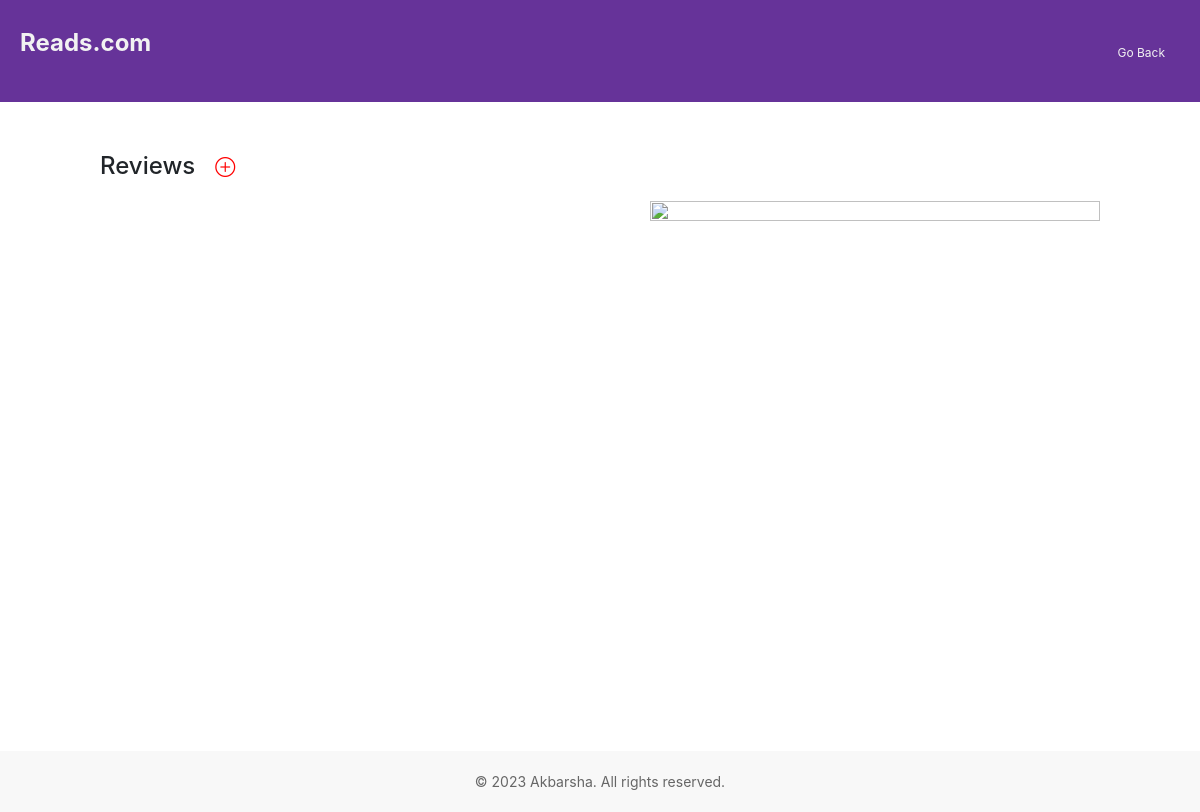
Before: /book/reviews/ with the older database file.
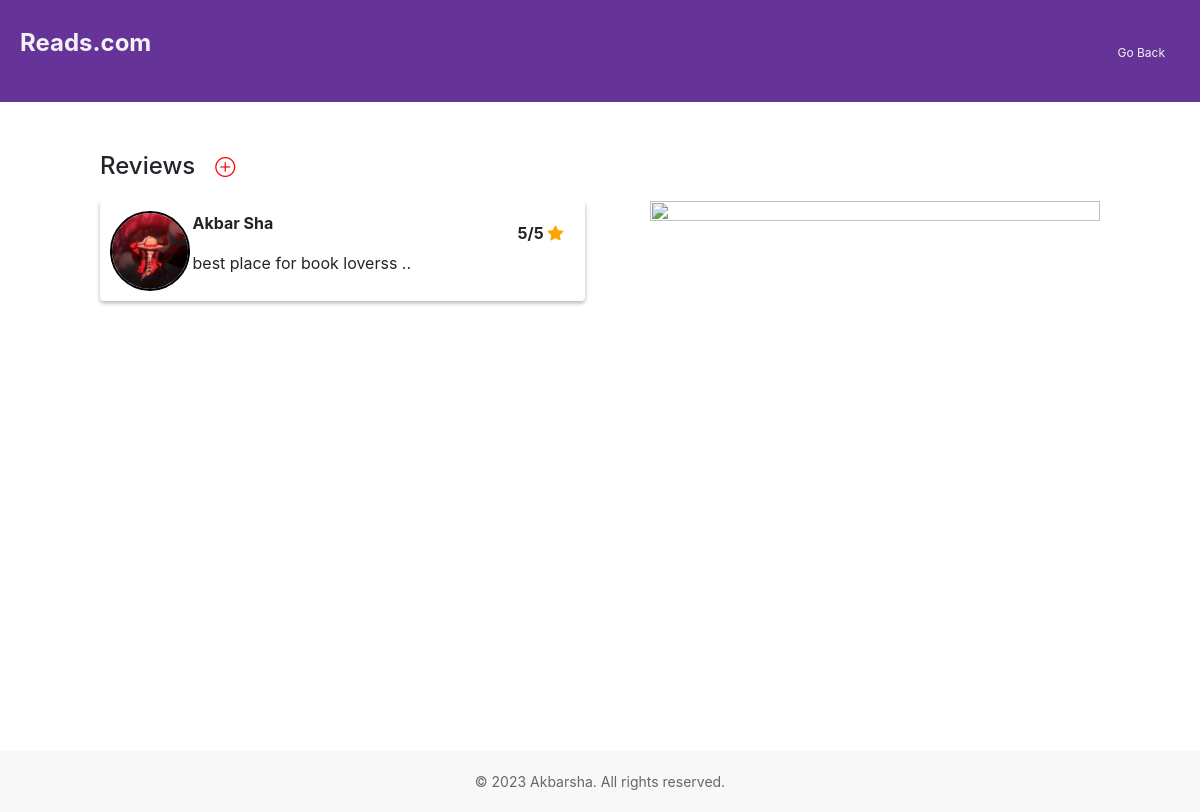
After: the same page with the newer database file.
### book/models.py (models this page shows, shortened)
class SiteReview(models.Model):
    user = models.ForeignKey(User, on_delete=models.CASCADE, null=True, blank=True)
    name = models.ForeignKey(MyProfile, on_delete=models.CASCADE, null=True, blank=True)
    review = models.CharField(max_length=255, null=True, blank=True)
    rating = models.IntegerField(choices=((1, '1 star'), (2, '2 stars'), (3, '3 stars'), (4, '4 stars'), (5, '5 stars')), null=True, blank=True)

class MyProfile(models.Model):
    user = models.ForeignKey(User, on_delete=models.CASCADE, null=True, blank=True)
    name = models.CharField(max_length=20)
    email = models.EmailField(max_length=100, null=True, blank=True)
    pfp = models.ImageField(upload_to='profiles', null=True, blank=True, height_field=None, width_field=None,
                            max_length=None)
    bio = models.CharField(max_length=200, null=True, blank=True)
    favorites = models.ManyToManyField(Book, related_name='favorites', blank=True)
    delivery_address = models.TextField(null=True, blank=True)
    def __str__(self):
        return self.name

### book/views.py (the view)
# urls.py: path('reviews/', SiteReviewView.as_view(), name='reviews'),
class SiteReviewView(ListView):
    model = SiteReview
    context_object_name = 'reviews'
    template_name = 'main/review.html'

### templates/main/review.html (shortened to what this page needs)
<!DOCTYPE html>
<html lang="en">
<head>
    <link rel="stylesheet" href="https://cdn.jsdelivr.net/npm/bootstrap-icons@1.10.3/font/bootstrap-icons.css">
    <link rel="stylesheet" href="https://maxcdn.bootstrapcdn.com/bootstrap/4.0.0/css/bootstrap.min.css">
</head>
<body>
    <nav class="navbar">
        <p class="navbar-brand">
            Reads.com
        </p>
        <div class="ml-auto">
            <a class="header-link" href="{% url 'home' %}">Go Back</a>
        </div>
    </nav>
    <div class="container-fluid">
        <div style="display: flex;">
            <h4 style="margin-bottom: 20px;">Reviews</h4>
            <a style="font-weight: bold; font-size: 20px; color: Red; border: none; margin-left: 20px;" href="{% url 'reviewcreate' %}"><i class="bi bi-plus-circle"></i></a>
        </div>
        <div class="row">
            <div class="col-lg-6 scrollable" style="height: 450px; overflow-y: scroll;">
                {% for review in reviews %}
                <div class="card">
                    <div class="row">
                        <div class="col-sm-2 col-4">
                            {% if review.name %}
                                <img class="pfp" src="{{ review.name.pfp.url }}" alt="Profile Picture" height="80" width="80">
                            {% endif %}
                        </div>
                        <div class="col-sm-8 col-5">
                            <p style="font-weight: bold;">{{ review.name }}</p>
                            {% if review.user == request.user %}
                            <p><a style="text-decoration: none; color: #000;" href="{% url 'reviewupdate' review.pk %}">{{ review.review }}</a></p>
                            {% else %}
                            <p>{{ review.review }}</p>
                            {% endif %}
                        </div>
                        <div class="col-sm-2 col-3" style="padding: 10px;">
                            <p style="font-weight: bold;">{{ review.rating }}/5 <i style="color: orange;" class="bi bi-star-fill"></i></p>
                        </div>
                    </div>
                </div>
                {% endfor %}
            </div>
            <div class="col-lg-6">
                <img src="https://img.freepik.com/free-vector/feedback-concept-illustration_114360-4928.jpg?w=740&t=st=1680021769~exp=1680022369~hmac=b96f039c0131d6246833b0f2419df74e722058c871c3e5399ee022151954d5d0" height="450" width="450" class="img-fluid img-mobile-size" style="float: right;">
            </div>
        </div>
    </div>
    <footer class="site-footer">
        <div class="container">
            <p>&copy; 2023 Akbarsha. All rights reserved.</p>
        </div>
    </footer>
</body>
</html>

### templates/main/review.html (style rules this page uses)
body { background: white; height: 100%; margin: 0; }
.container-fluid { min-height: 100%; position: relative; padding: 100px; padding-top: 50px; align: center; }
.navbar { padding: 20px; background: RebeccaPurple; }
.navbar-brand { font-weight: bold; font-size: 1.5rem; color: #f2f2f2; text-decoration: none; }
.header-link { margin: 0 10px; padding: 5px; border: 0px; border-radius: 5px; text-decoration: none; color: #f2f2f2; font-size: 12px; transition: background-color 0.3s ease; }
.card { padding: 10px; margin-bottom: 10px; border: none; box-shadow: 0 2px 4px rgba(0,0,0,0.3); }
.pfp { border: 2px solid Black; border-radius: 50%; }
.scrollable { max-width: 100%; height: 450px; overflow-y: scroll; scroll-behavior: smooth; background-image: linear-gradient(to bottom, rgba(255, 255, 255, 0) 0%, rgba(255, 255, 255, 1) 90%); }
.site-footer { background-color: #f8f8f8; padding: 20px 0; text-align: center; bottom: 0; width: 100%; }
.site-footer p { margin: 0; font-size: 14px; color: #666; }

Changed rows visible on the page:
added SiteReview: name.pfp (picture), name "Akbar Sha", review "best place for book loverss ..", rating "5"
